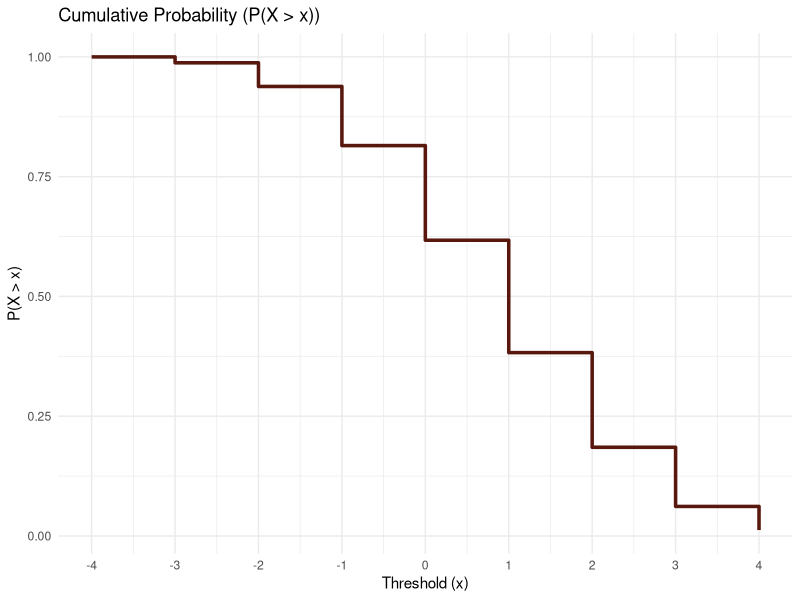
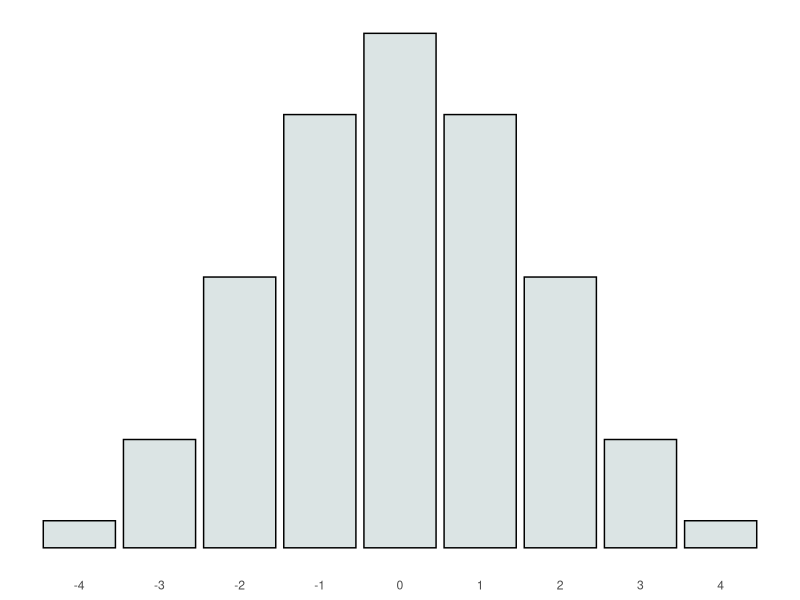

These charts were generated, in order, by the following R code:
library(tidyverse)

no_outcomes <- 81
fudge_outcome <- tribble(
  ~outcome, ~probability,
  -4, 1/no_outcomes,
  -3, 4/no_outcomes,
  -2, 10/no_outcomes,
  -1, 16/no_outcomes,
  0, 19/no_outcomes,
  +1, 16/no_outcomes,
  +2, 10/no_outcomes,
  +3, 4/no_outcomes,
  +4, 1/no_outcomes,
)

fudge_outcome <- fudge_outcome %>%
  arrange(outcome) %>%
  mutate(cumulative_prob = cumsum(probability)) %>%
  mutate(cumulative_complement = 1 - cumulative_prob + probability)  # P(X > x)

plt <- ggplot(fudge_outcome, aes(x = outcome, y = probability)) +
  geom_bar(stat = "identity", fill = "#DBE4E4", color = "black") +
  scale_x_continuous(breaks = seq(-4, 4, by = 1)) +  # Only integer ticks on x-axis
  scale_y_continuous(breaks = NULL) +  # Removes y-axis values
  theme_minimal() +
  theme(
    panel.grid = element_blank(),  # Removes all grid lines
    axis.title = element_blank(),  # Removes axis labels
    axis.text.y = element_blank()   # Removes y-axis numbers
  )

ggsave("4dF.pdf", plot = plt, width = 7, height = 4, units = "cm")

plt <- ggplot(fudge_outcome, aes(x = outcome, y = cumulative_complement)) +
  geom_step(color = "#58180D", size = 1.2) +  # Step function for CCDF
  scale_x_continuous(breaks = seq(-4, 4, by = 1)) +
  labs(title = "Cumulative Probability (P(X > x))",
       x = "Threshold (x)",
       y = "P(X > x)") +
  theme_minimal()

plt

